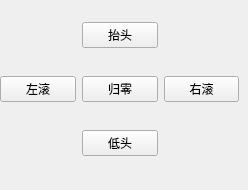
     <widget class="QWidget" name="tab_4">
      <attribute name="title">
       <string>机器微调</string>
      </attribute>
      <widget class="QWidget" name="layoutWidget">
       <property name="geometry">
        <rect>
         <x>0</x>
         <y>0</y>
         <width>239</width>
         <height>181</height>
        </rect>
       </property>
       <layout class="QGridLayout" name="gridLayout_32">
        <item row="0" column="1">
         <widget class="QPushButton" name="pushButton_6">
          <property name="text">
           <string>抬头</string>
          </property>
         </widget>
        </item>
        <item row="1" column="0">
         <widget class="QPushButton" name="pushButton_2">
          <property name="text">
           <string>左滚</string>
          </property>
         </widget>
        </item>
        <item row="1" column="1">
         <widget class="QPushButton" name="pushButton_3">
          <property name="text">
           <string>归零</string>
          </property>
         </widget>
        </item>
        <item row="2" column="1">
         <widget class="QPushButton" name="pushButton_5">
          <property name="text">
           <string>低头</string>
          </property>
         </widget>
        </item>
        <item row="1" column="2">
         <widget class="QPushButton" name="pushButton_4">
          <property name="text">
           <string>右滚</string>
          </property>
          <property name="flat">
           <bool>false</bool>
          </property>
         </widget>
        </item>
       </layout>
      </widget>
     </widget>
